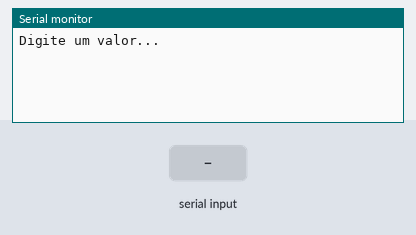
This sketch was run on a simulated Arduino Uno, built with avr-gcc and run on an emulated ATmega328P. On the bench: the last lines printed to the serial monitor. The inputs (shaded band) are chosen by the test bench.

Above: at 1.2 s.
1.3 s: "90,45\n" received over Serial
At 2.2 s:
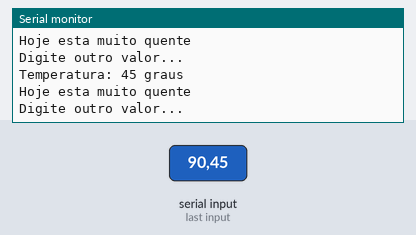
2.8 s: "30,150\n" received over Serial
At 4.6 s:
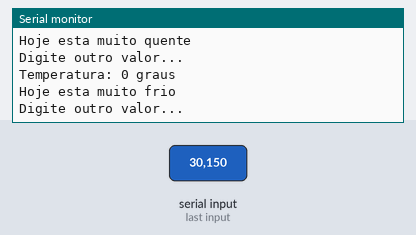
Timing chart, 0 to 6.1 s (numbered marks = the images above; inputs shaded):
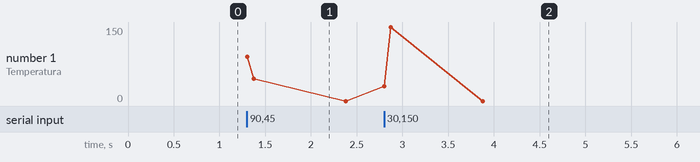

The sketch:

aula_27_operadores_l_gicos_1.ino
```cpp
/*
  Autores: Guilherme Vieira Molina
           Giuliano Keler Chicarelli
  Projeto: Memórias
  Descrição: Meu código em arduíno (C)
  Data: 25/02/2025
*/

// **Comparação de valores**
// == Valores iguais
// != Valores diferentes
//  < Menor que
//  > Maior que
// <= Menor ou igual a
// >= Maior ou igual a

//if (condição)
//else if (se a condição anterior não tiver sido atingida)
//else (caso nenhuma condição tenha sido atingida)

// && e
// || ou
// !  diferente

int temp;

void setup() {
  Serial.begin(9600); // Inicia a comunicação serial
  Serial.println("Digite um valor...");
}

void loop() {
  if (Serial.available() > 0) { // Verifica se há entrada no Serial Monitor
    temp = Serial.parseInt(); // Lê o valor inserido como número inteiro

    Serial.print("Temperatura: "); Serial.print(temp); Serial.println(" graus");

    if (temp >= 30) {
      Serial.print("Hoje esta muito quente");
    } else if (temp < 30 && temp >= 24) {
      Serial.print("Hoje esta quente");
    } else if (temp < 24 && temp >= 18) {
      Serial.print("Hoje esta adequado");
    } else if (temp < 18 && temp >= 6) {
      Serial.print("Hoje esta frio");
    } else {
      Serial.print("Hoje esta muito frio");
    }

    Serial.println("\nDigite outro valor..."); // Pede outro valor
  }
}
```

Measured:
- after the input at 1.3 s, the serial monitor: prints a new line at once (image 1)
- after the input at 2.8 s, the serial monitor: prints a new line at once (image 2)
